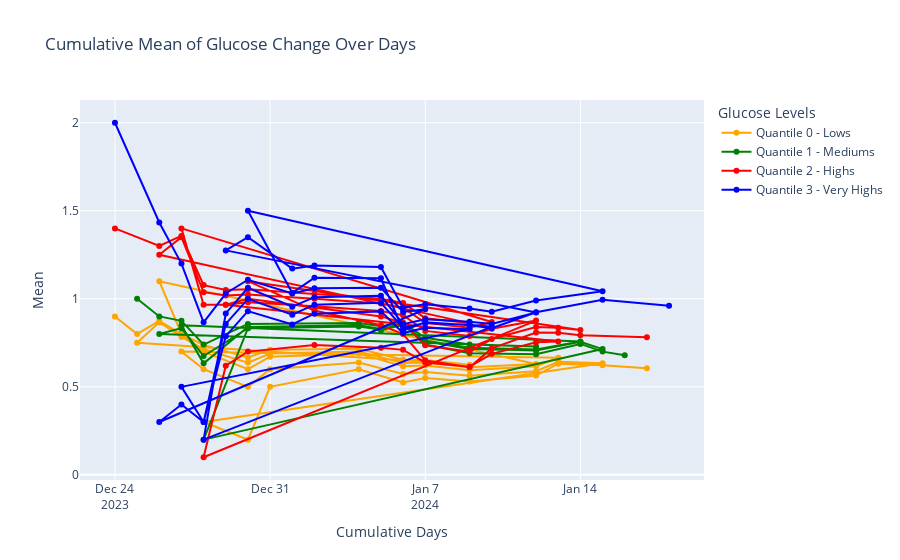

The notebook cell saved with this chart:
### Code cell
fig = go.Figure()

fig.add_trace(go.Scatter(
    x=result_df_low['Date'],
    y=result_df_low['Mean'],
    mode='lines+markers',
    name='Quantile 0 - Lows',
    marker=dict(color='orange')
))

fig.add_trace(go.Scatter(
    x=result_df_medium['Date'],
    y=result_df_medium['Mean'],
    mode='lines+markers',
    name='Quantile 1 - Mediums',
    marker=dict(color='green')
))

fig.add_trace(go.Scatter(
    x=result_df_high['Date'],
    y=result_df_high['Mean'],
    mode='lines+markers',
    name='Quantile 2 - Highs',
    marker=dict(color='red')
))

fig.add_trace(go.Scatter(
    x=result_df_very_high['Date'],
    y=result_df_very_high['Mean'],
    mode='lines+markers',
    name='Quantile 3 - Very Highs',
    marker=dict(color='blue')
))

fig.update_layout(
    title='Cumulative Mean of Glucose Change Over Days',
    xaxis_title='Cumulative Days',
    yaxis_title='Mean',
    legend_title='Glucose Levels'
)

fig.show()
